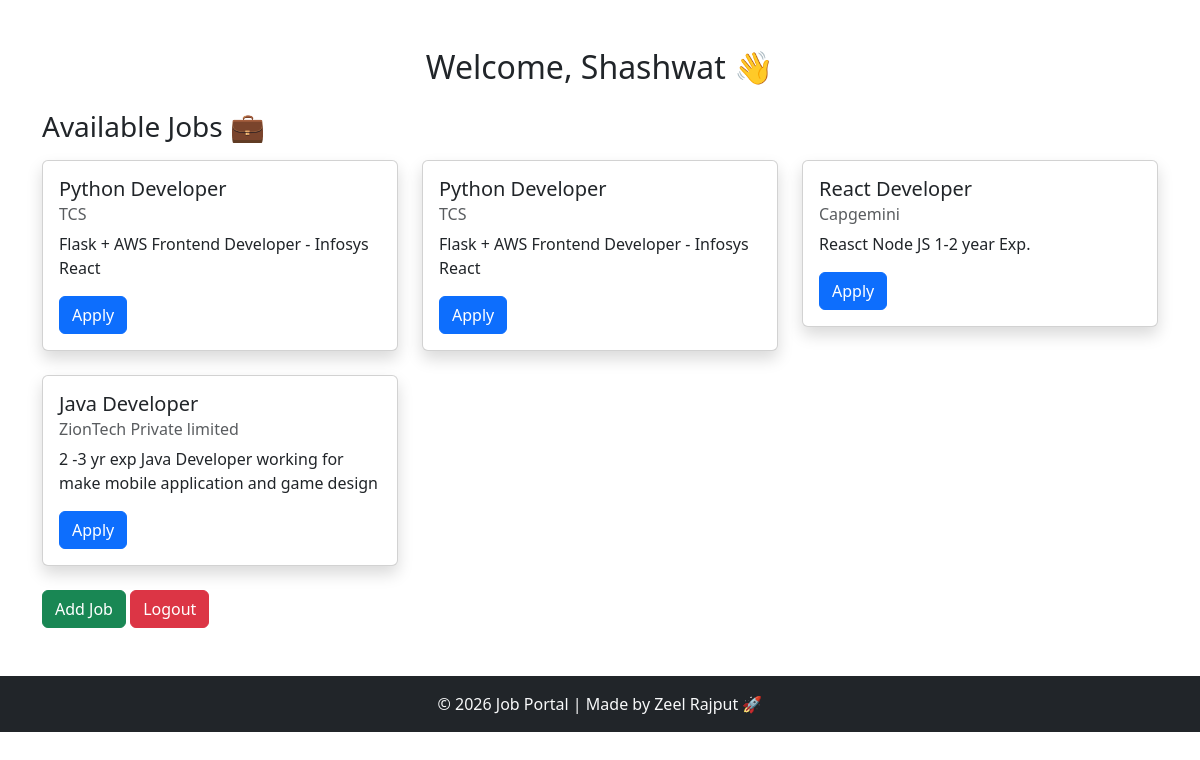
The app's page /dashboard (signed in) with its own data.
### tables this page shows
CREATE TABLE jobs (
            id INTEGER PRIMARY KEY AUTOINCREMENT,
            title TEXT,
            company TEXT,
            description TEXT
        );

### app.py (the view)
@app.route("/dashboard")
def dashboard():
    if "user" not in session:
        return redirect("/login")
    conn = sqlite3.connect("job.db")
    cursor = conn.cursor()
    cursor.execute("SELECT * FROM jobs")
    jobs = cursor.fetchall()
    conn.close()
    return render_template("dashboard.html", jobs=jobs, user=session["user"])

### templates/dashboard.html (shortened to what this page needs)
<!DOCTYPE html>
<html>
<head>
    <link href="https://cdn.jsdelivr.net/npm/bootstrap@5.3.0/dist/css/bootstrap.min.css" rel="stylesheet">
</head>
<body>
    <div class="container mt-5">
        <h2 class="text-center mb-4">Welcome, {{ user }} 👋</h2>
        <h3 class="mb-3">Available Jobs 💼</h3>
        <div class="row">
            {% for job in jobs %}
            <div class="col-md-4">
                <div class="card mb-4 shadow">
                    <div class="card-body">
                        <h5 class="card-title">{{ job[1] }}</h5>
                        <h6 class="card-subtitle mb-2 text-muted">{{ job[2] }}</h6>
                        <p class="card-text">{{ job[3] }}</p>
                        <a href="/apply/{{ job[0] }}" class="btn btn-primary">Apply</a>
                    </div>
                </div>
            </div>
            {% endfor %}
        </div>
        <a href="/add-job" class="btn btn-success">Add Job</a>
        <a href="/logout" class="btn btn-danger">Logout</a>
    </div>
    <footer class="text-center mt-5 p-3 bg-dark text-light">
        © 2026 Job Portal | Made by Zeel Rajput 🚀
    </footer>
</body>
</html>

### records on screen
jobs: title "Python Developer", company "TCS", description "Flask + AWS Frontend Developer - Infosys React"
jobs: title "Python Developer", company "TCS", description "Flask + AWS Frontend Developer - Infosys React"
jobs: title "React Developer", company "Capgemini", description "Reasct Node JS 1-2 year Exp."
jobs: title "Java Developer", company "ZionTech Private limited", description "2 -3 yr exp Java Developer working for make mobile application and game design"

### other values on screen
{{ user }} "Shashwat"
